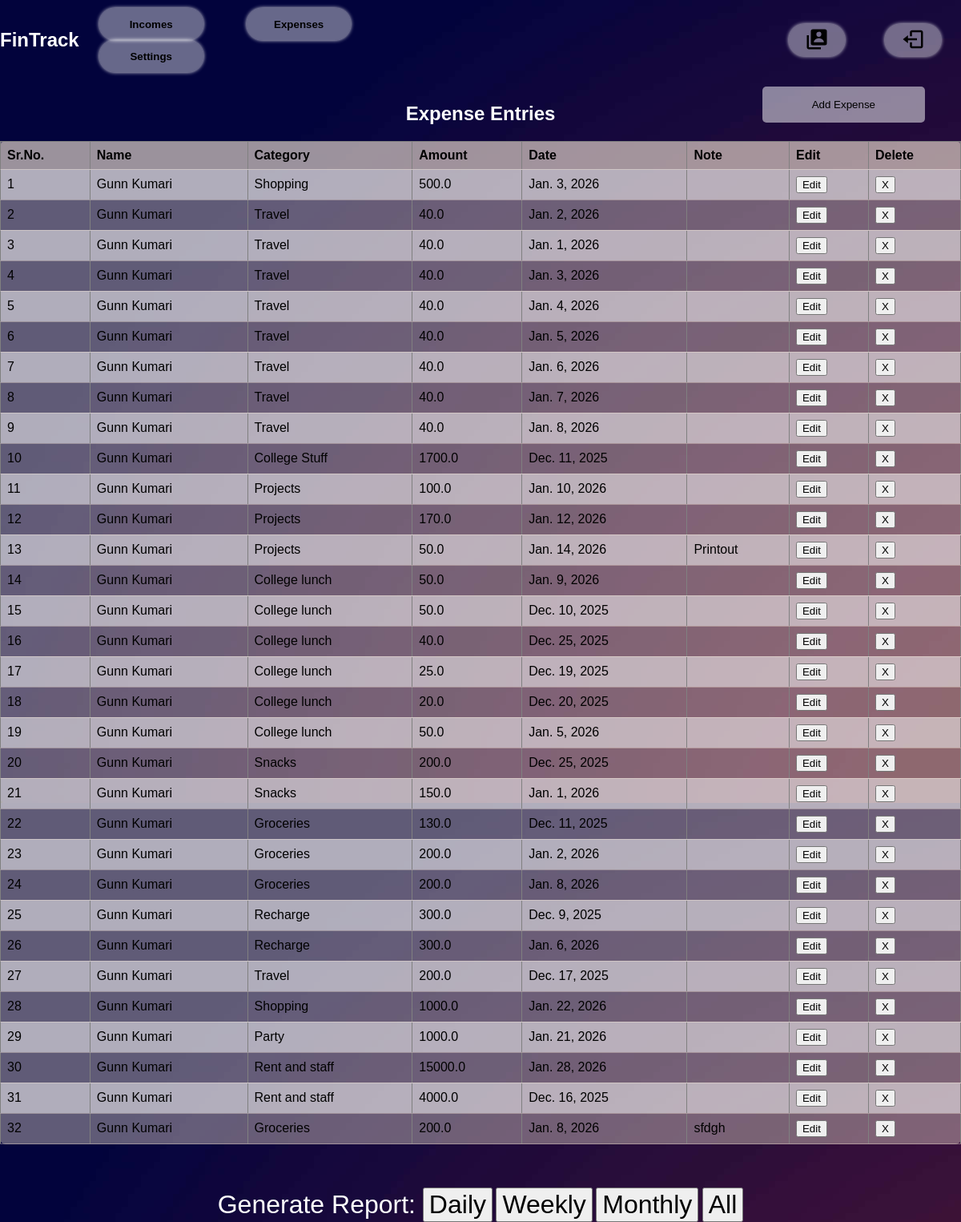
Page /expenses (signed in) on the committed database.
### FinTech/models.py (models this page shows, shortened)
class Expense(models.Model):
    user =models.ForeignKey(User,  related_name='Exp_user_name', on_delete=models.CASCADE)
    name= models.CharField(max_length=50)
    date = models.DateField(default=date.today())
    amount= models.FloatField()
    category = models.ForeignKey(ExpenseCategory, related_name='expense_catg', on_delete=models.CASCADE)
    note=models.TextField()

class ExpenseCategory(models.Model):
    name = models.CharField(max_length=50)
    user = models.ForeignKey(User, related_name='user_exp_catg', on_delete=models.CASCADE)
    def __str__(self):
        return self.name

### FinTech/views.py (the view, shortened to what this page needs)
# urls.py: path('expenses',views.expenses,name="expenses"),
def expenses(request):
    if request.user.is_authenticated:
        expenses_catg= ExpenseCategory.objects.filter(user=request.user.id)
        expenses= Expense.objects.filter(user=request.user.id)
        return render(request,"expense.html",{"categories":expenses_catg,"expenses":expenses})
    else:
        return redirect("/")

### templates/expense.html (shortened to what this page needs)
{% load static %}
<!DOCTYPE html>
<html>
<head>
    <link rel="stylesheet" href="{% static './expense.css' %}">
    <link rel="stylesheet" href="{% static 'nav.css' %}">
</head>
<body>
    <nav class="nav">
        <a href="/dashboard" id="logo"><h1>FinTrack</h1></a>
         <div class="nav-button">
             <button class="btn" id="Income" onclick="location.href='/incomes'">Incomes</button>
             <button class="btn" id="Expense" onclick="location.href='/expenses'">Expenses</button>
             <button class="btn" id="Setting" onclick="location.href='/settings'">Settings</button>
         </div>
         <div class="nav-logo">
             <button class="btn left" id="Profile" onclick="location.href='/profile'"><img/></button>
             <button class="btn left" id="Logout" onclick="location.href='/logout'"><img/></button>
         </div>
     </nav>
     <br>
    <button id="addIncomeButton" onclick="showIncomeForm()">Add Expense</button>
    <h2 style="color: white;">Expense Entries</h2>
    <table id="incomeTable" border="1">
        <tr>
            <th>Sr.No.</th>
            <th>Name</th>
            <th>Category</th>
            <th>Amount</th>
            <th>Date</th>
            <th>Note</th>
            <th>Edit</th>
            <th>Delete</th>
        </tr>
        {% for expense in expenses %}
        <tr>
            <td>{{forloop.counter}}</td>
            <td>{{expense.name}}</td>
            <td>{{expense.category}}</td>
            <td>{{expense.amount}}</td>
            <td>{{expense.date}}</td>
            <td>{{expense.note}}</td>
            <td>
                <div class="rem">
                    <button type="button" onclick="location.href='/edit-expense/{{expense.id}}' ">
                        <span class="glyphicon glyphicon-trash">Edit</span>
                    </button>
                </div>
            </td>
            <td>
                <div class="rem">
                    <button type="button" onclick="location.href='/delete-expense/{{expense.id}}' ">
                        <span class="glyphicon glyphicon-trash">X</span>
                    </button>
                </div>
            </td>
        </tr>
        {% endfor %}
    </table>
    <br><br><br>
    <div style="position: relative; text-align: center;">
        <label style="font-size: 2em; color: white;" for="date">Generate Report: </label>
        <button style="font-size: 2em;align-self: center;" type="button" onclick="location.href='/expense-report/daily' ">
            <span class="glyphicon glyphicon-trash"> Daily </span>
        </button>
        <button style="font-size: 2em;align-self: center;" type="button" onclick="location.href='/expense-report/weekly' ">
            <span class="glyphicon glyphicon-trash"> Weekly </span>
        </button>
        <button style="font-size: 2em;align-self: center;" type="button" onclick="location.href='/expense-report/monthly' ">
            <span class="glyphicon glyphicon-trash"> Monthly </span>
        </button>
        <button style="font-size: 2em;align-self: center;" type="button" onclick="location.href='/expense-report/alltime' ">
            <span class="glyphicon glyphicon-trash"> All </span>
        </button>
    </div>
</body>
</html>

### static/expense.css (style rules this page uses)
body { min-height: 100vh; background: url(dark-gradient.jpg); }
#addIncomeButton { position: absolute; right: 45px; background-color: rgba(255, 255, 255, 0.5); padding: 15px 62px; border: none; border-radius: 5px; }
h1 { color: white; }
h2 { text-align: center; color:black; }
#incomeTable { border-collapse: collapse; width: 100%; background-color: rgba(250, 235, 215, 0.379); border-radius: 7px; border-color: none; }
#incomeTable th, #incomeTable td { padding: 8px; text-align: left; border-bottom: 1px solid rgba(250, 235, 215, 0.379); }
#incomeTable th { background-color: rgba(250, 235, 215, 0.379); }
#incomeTable tr:nth-child(even) { background-color: rgba(255, 255, 255, 0.5); }

### static/nav.css (style rules this page uses)
body { font-family: Arial, sans-serif; margin: 0; padding: 0; background: url(dark-gradient.jpg); }
.nav { display: flex; width: 100%; justify-content: center; align-items: center; margin-top: 10px; }
.nav-logo { display: flex; flex-direction: row; justify-content: center; align-items: center; color: #ffffff; margin-right: 0px; margin-left: 490px; }
#logo { text-decoration: none; color: #ffffff; }
.left { width: 130px; height: 40px; font-weight: 700; background: rgba(255, 255, 255, 0.4); border: none; border-radius: 30px; cursor: pointer; transition: .3s ease; margin: 0 25px; box-shadow: 0 0 5px rgb(255, 254, 254); }
.nav-button .btn { width: 130px; height: 40px; font-weight: 700; background: rgba(255, 255, 255, 0.4); border: none; border-radius: 30px; cursor: pointer; transition: .3s ease; margin: 0 25px; box-shadow: 0 0 5px rgb(255, 254, 254); }
#Logout { width: 70px; }
#Profile { width: 70px; }

### rows in the picture
Expense: name "Gunn Kumari", category "Shopping", amount "500.0", date "Jan. 3, 2026"
Expense: name "Gunn Kumari", category "Travel", amount "40.0", date "Jan. 2, 2026"
Expense: name "Gunn Kumari", category "Travel", amount "40.0", date "Jan. 1, 2026"
Expense: name "Gunn Kumari", category "Travel", amount "40.0", date "Jan. 3, 2026"
Expense: name "Gunn Kumari", category "Travel", amount "40.0", date "Jan. 4, 2026"
Expense: name "Gunn Kumari", category "Travel", amount "40.0", date "Jan. 5, 2026"
Expense: name "Gunn Kumari", category "Travel", amount "40.0", date "Jan. 6, 2026"
Expense: name "Gunn Kumari", category "Travel", amount "40.0", date "Jan. 7, 2026"
Expense: name "Gunn Kumari", category "Travel", amount "40.0", date "Jan. 8, 2026"
Expense: name "Gunn Kumari", category "College Stuff", amount "1700.0", date "Dec. 11, 2025"
Expense: name "Gunn Kumari", category "Projects", amount "100.0", date "Jan. 10, 2026"
Expense: name "Gunn Kumari", category "Projects", amount "170.0", date "Jan. 12, 2026"
Expense: name "Gunn Kumari", category "Projects", amount "50.0", date "Jan. 14, 2026", note "Printout"
Expense: name "Gunn Kumari", category "College lunch", amount "50.0", date "Jan. 9, 2026"
Expense: name "Gunn Kumari", category "College lunch", amount "50.0", date "Dec. 10, 2025"
Expense: name "Gunn Kumari", category "College lunch", amount "40.0", date "Dec. 25, 2025"
Expense: name "Gunn Kumari", category "College lunch", amount "25.0", date "Dec. 19, 2025"
Expense: name "Gunn Kumari", category "College lunch", amount "20.0", date "Dec. 20, 2025"
Expense: name "Gunn Kumari", category "College lunch", amount "50.0", date "Jan. 5, 2026"
Expense: name "Gunn Kumari", category "Snacks", amount "200.0", date "Dec. 25, 2025"
Expense: name "Gunn Kumari", category "Snacks", amount "150.0", date "Jan. 1, 2026"
Expense: name "Gunn Kumari", category "Groceries", amount "130.0", date "Dec. 11, 2025"
Expense: name "Gunn Kumari", category "Groceries", amount "200.0", date "Jan. 2, 2026"
Expense: name "Gunn Kumari", category "Groceries", amount "200.0", date "Jan. 8, 2026"
Expense: name "Gunn Kumari", category "Recharge", amount "300.0", date "Dec. 9, 2025"
Expense: name "Gunn Kumari", category "Recharge", amount "300.0", date "Jan. 6, 2026"
Expense: name "Gunn Kumari", category "Travel", amount "200.0", date "Dec. 17, 2025"
Expense: name "Gunn Kumari", category "Shopping", amount "1000.0", date "Jan. 22, 2026"
Expense: name "Gunn Kumari", category "Party", amount "1000.0", date "Jan. 21, 2026"
Expense: name "Gunn Kumari", category "Rent and staff", amount "15000.0", date "Jan. 28, 2026"
Expense: name "Gunn Kumari", category "Rent and staff", amount "4000.0", date "Dec. 16, 2025"
Expense: name "Gunn Kumari", category "Groceries", amount "200.0", date "Jan. 8, 2026", note "sfdgh"
